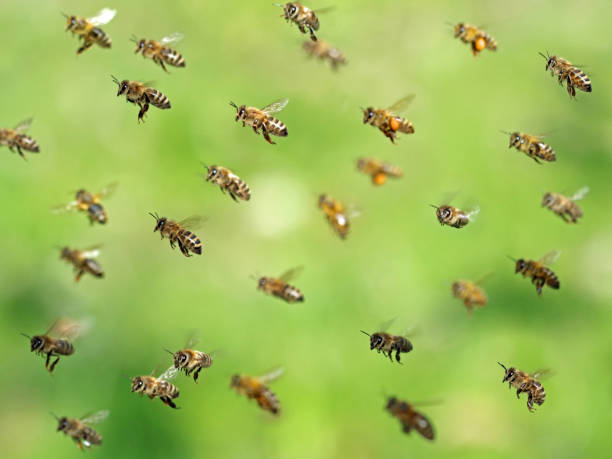
#> input picture Basic level image processing/c1_Basic_Coordinate_Operations/bee.jpg, 612 x 459 px
$ python K2_13_Yesil_Kanal_Maks_veya_Min_Cekme.py
#> lines starting #> are read from the running program, lines starting #| are printed output that depends on the picture
# -*- coding: utf-8 -*-
"""
Created on Wed Mar 13 16:37:09 2024

@author: muozi
"""

import cv2

img=cv2.imread('bee.jpg')
#> img is the input picture: shape (459, 612, 3); mean B, G, R 89.1, 187.1, 158.7
cv2.imshow('bee',img)


img[:,:,1]=0
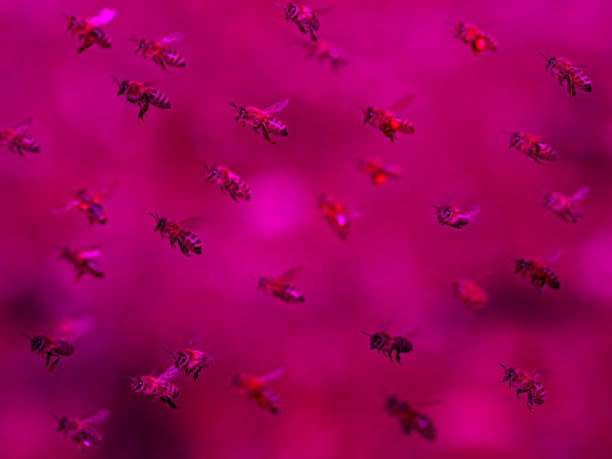
#> img: shape (459, 612, 3); mean B, G, R 89.1, 0, 158.7


cv2.imshow('green_sifira_cek',img)


img[:,:,1]=225
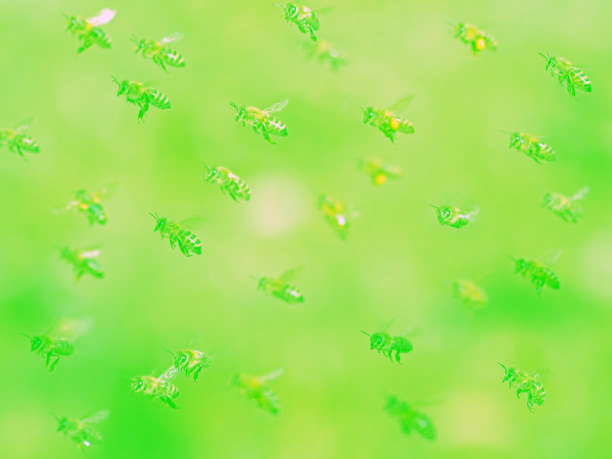
#> img: shape (459, 612, 3); mean B, G, R 89.1, 225, 158.7


cv2.imshow('green_maks__doyuma_cek',img)


cv2.waitKey(0)
cv2.destroyAllWindows()

$ run again, with Basic level image processing/c1_Basic_Coordinate_Operations/cicek2JPG.jpg copied over Basic level image processing/c1_Basic_Coordinate_Operations/bee.jpg
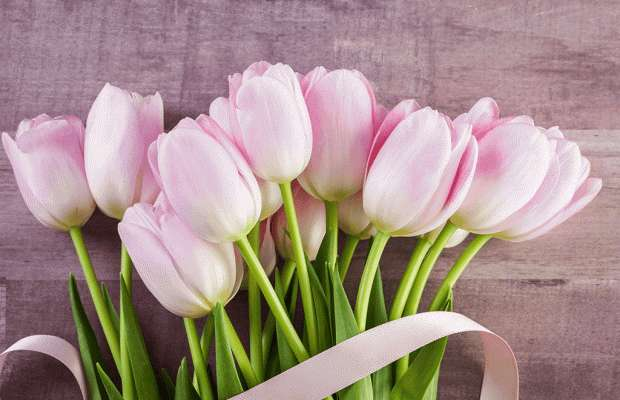
#> input picture Basic level image processing/c1_Basic_Coordinate_Operations/cicek2JPG.jpg, 620 x 400 px
#> img is the input picture: shape (400, 620, 3); mean B, G, R 138, 143.8, 165.8
#> `img[:,:,1]=0`:
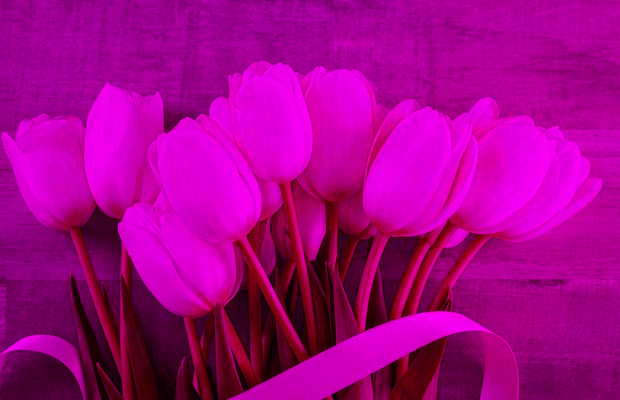
#> img: shape (400, 620, 3); mean B, G, R 138, 0, 165.8
#> `img[:,:,1]=225`:
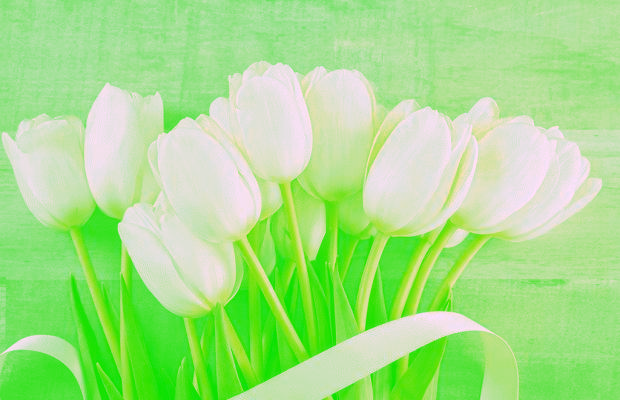
#> img: shape (400, 620, 3); mean B, G, R 138, 225, 165.8
